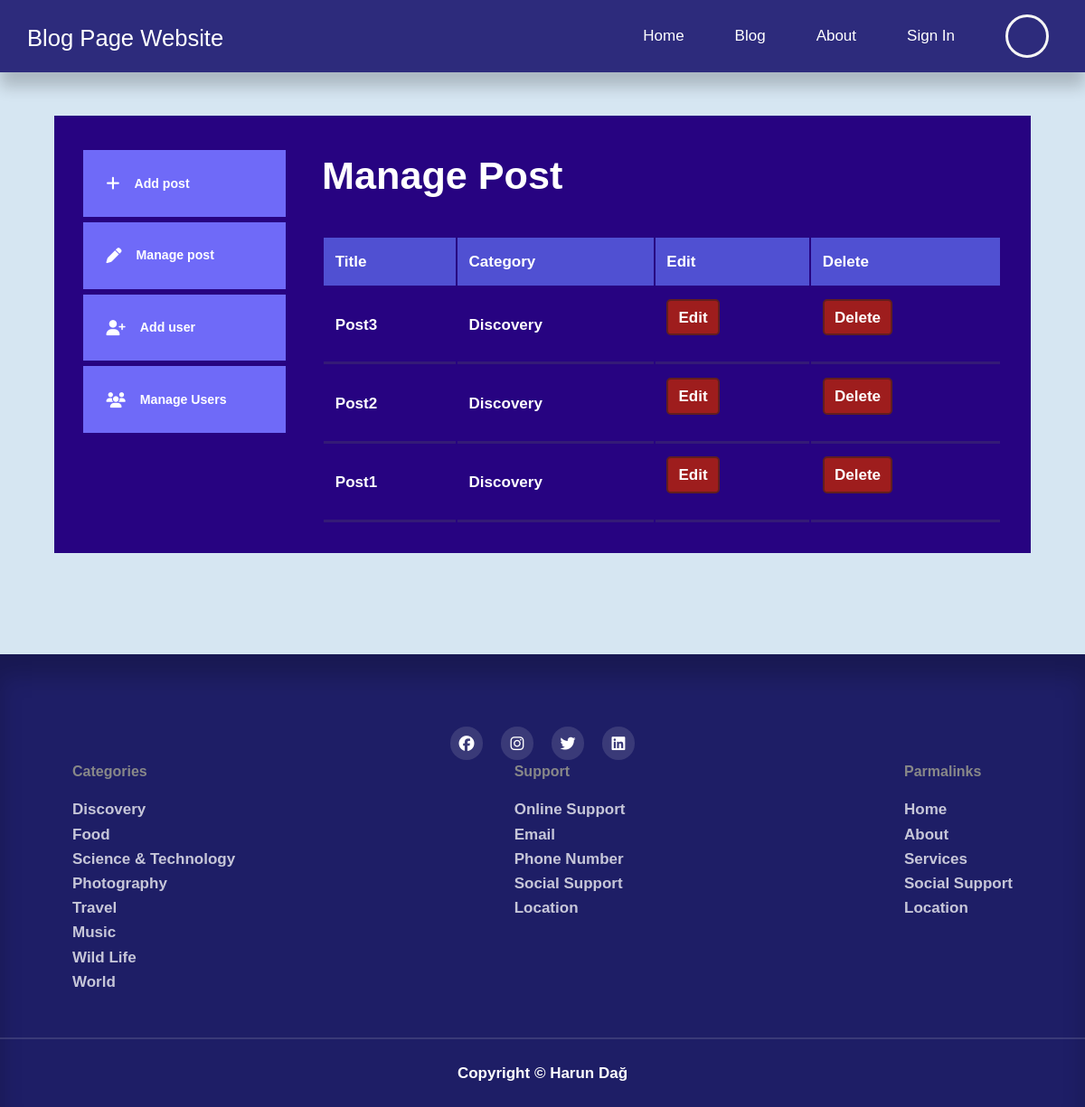
Screenshot of /admin/dashboard.php with the database file from the repository.
### tables this page shows
CREATE TABLE `posts` (
  `id` int(11) NOT NULL,
  `title` varchar(255) NOT NULL,
  `category` enum('Discovery','Food','Science & Technology','Photography','Travel','Music','Sports','World','Wild Life','Now') NOT NULL,
  `is_featured` tinyint(1) DEFAULT 0,
  `image` varchar(255) DEFAULT NULL,
  `comment` text DEFAULT NULL,
  `created_at` timestamp NOT NULL DEFAULT current_timestamp()
);

### admin/dashboard.php (the view, shortened to what this page needs)
<!DOCTYPE html>
<html lang="en">
<head>
    <link rel="stylesheet" href="../css/style.css">
    <link rel="stylesheet" href="https://cdnjs.cloudflare.com/ajax/libs/font-awesome/6.5.1/css/all.min.css">
</head>
<body>
<?php
    include('../includes/navbar.php');
  ?>
<section class="dashboard">
<div class="container dashboard-container">
<aside>
    <ul>
        <li><a href="../admin/add-post.php" class="active">
            <i class="fa fa-add"></i>
            <h5>Add post</h5>
        </a></li>
        <li><a href="../admin/dashboard.php" class="active">
            <i class="fa fa-pen"></i>
            <h5>Manage post</h5>
        </a></li>
        <li><a href="add-user.php">
            <i class="fa fa-user-plus"></i>
            <h5>Add user</h5>
        </a></li>
        <li><a href="maneg-user.php">
            <i class="fa fa-users"></i>
            <h5>Manage Users </h5>
        </a></li>
    </ul>
</aside>
<main>
    <h2>Manage Post</h2>
    <table>
        <thead>
            <tr>
                <th>Title</th>
                <th>Category</th>
                <th>Edit</th>
                <th>Delete</th>
            </tr>
        </thead>
        <?php
include("../includes/baglan.php");
$sql = "SELECT * FROM posts ORDER BY created_at DESC";
$result = $conn->query($sql);
if ($result->num_rows > 0) {
    while($row = $result->fetch_assoc()) {
        echo "<tr>";
        echo "<td>" . $row['title'] . "</td>";
        echo "<td>" . $row['category'] . "</td>";
        echo "<td><a href='edit-post.php?id=" . $row['id'] . "' class='btn sm'>Edit</a></td>";
        echo "<td><a href='delete-post.php?id=" . $row['id'] . "' class='btn sm delete-btn'>Delete</a></td>";
        echo "</tr>";
    }
} else {
    echo "0 results";
}
?>
    </table>
</main>
</div>
</section>
    <?php
include("../includes/footer.php");
    ?>
</body>
</html>

### css/style.css (style rules this page uses)
:root { --color-primary: #6f6af8; --color-primary-variant: hsl(242, 91%); --color-primary-light: hsl(24, 91%, 69%, 18%); --color-danger: #da0f3f; --color-danger-light: hsl(346, 87%, 46%, 15%); --color-success: #00c476; --color-success-light: hsl(156, 100%, 38%, 15%); --color-gray-1: #1e1e66; --color-gray-2: #2d2b7c; --color-nav:#c74444; --color-white: #ffff; --color-light: #ccc; --color-light-variant: #626262; --color-bg: #efefef22; --color-category: rgb(194, 96, 96); --border-radius-1: .3rem; --border-radius-2: .5rem; --border-radius-3: .8rem; --border-radius-4: 2rem; --border-radius-5: 3rem; }
* { margin: 0; padding: 0; box-sizing: border-box; outline: none; border: none; list-style: none; appearance: none; text-decoration: none; font-weight: bold; transition: .4s ease; }
body { line-height: 1.6; font-size: 17px; background: var(--color-bg); overflow-x: hidden; color: var(--color-gray-1); }
.container { max-width: 1620px; margin: 0 auto; width: 90%; }
section { margin-top: 3rem; width: 100vw; }
h1, h2, h3, h4, h5 { color: var(--color-black); }
h2 { font-size: 2.7rem; }
:root { --color-nav: #ffffff; --color-light: #888888; --border-radius-2: 8px; }
body { font-family: Arial, sans-serif; margin: 0; padding: 0; }
.container { max-width: 1200px; margin: 0 auto; padding: 0 20px; }
body { background-color: #6ca5d046; }
.dashboard { margin-top: 8rem; }
.dashboard-container { display: grid; grid-template-columns: 14rem auto; padding: 2rem; margin-bottom: 7rem; gap: 1rem; background: rgb(39, 3, 129); color: var(--color-white); }
.dashboard-container a, .dashboard-container h2, .dashboard-container h5 { color: var(--color-white); }
.dashboard aside a { background: var(--color-primary); display: flex; gap: 1rem; align-items: center; padding: 1.6rem; margin-top: 6px; }
.dashboard aside ul li:last-child a { border-bottom: none; }
.dashboard main { margin-left:1.5rem; }
.dashboard h2 { margin: 0 0 2rem 0; }
.dashboard table { text-align: left; width: 100%; }
.dashboard table th { padding: .8rem ; background: rgb(80, 80, 210); }
.dashboard table td { padding: .8rem ; border-bottom: 3px solid rgb(52, 26, 119);; }
.btn { display: inline-block; width: fit-content; padding: .6rem 1.2rem; background: rgb(158, 29, 29); cursor: pointer; border-radius: var(--border-radius-1); color: white; box-shadow: black; border: 2px solid rgb(98, 30, 30); }
.sm { padding: .3rem 0.7rem; }
.btn { margin-bottom: 1rem; }

### rows the page displays
posts: title "Post3", category "Discovery"
posts: title "Post2", category "Discovery"
posts: title "Post1", category "Discovery"
